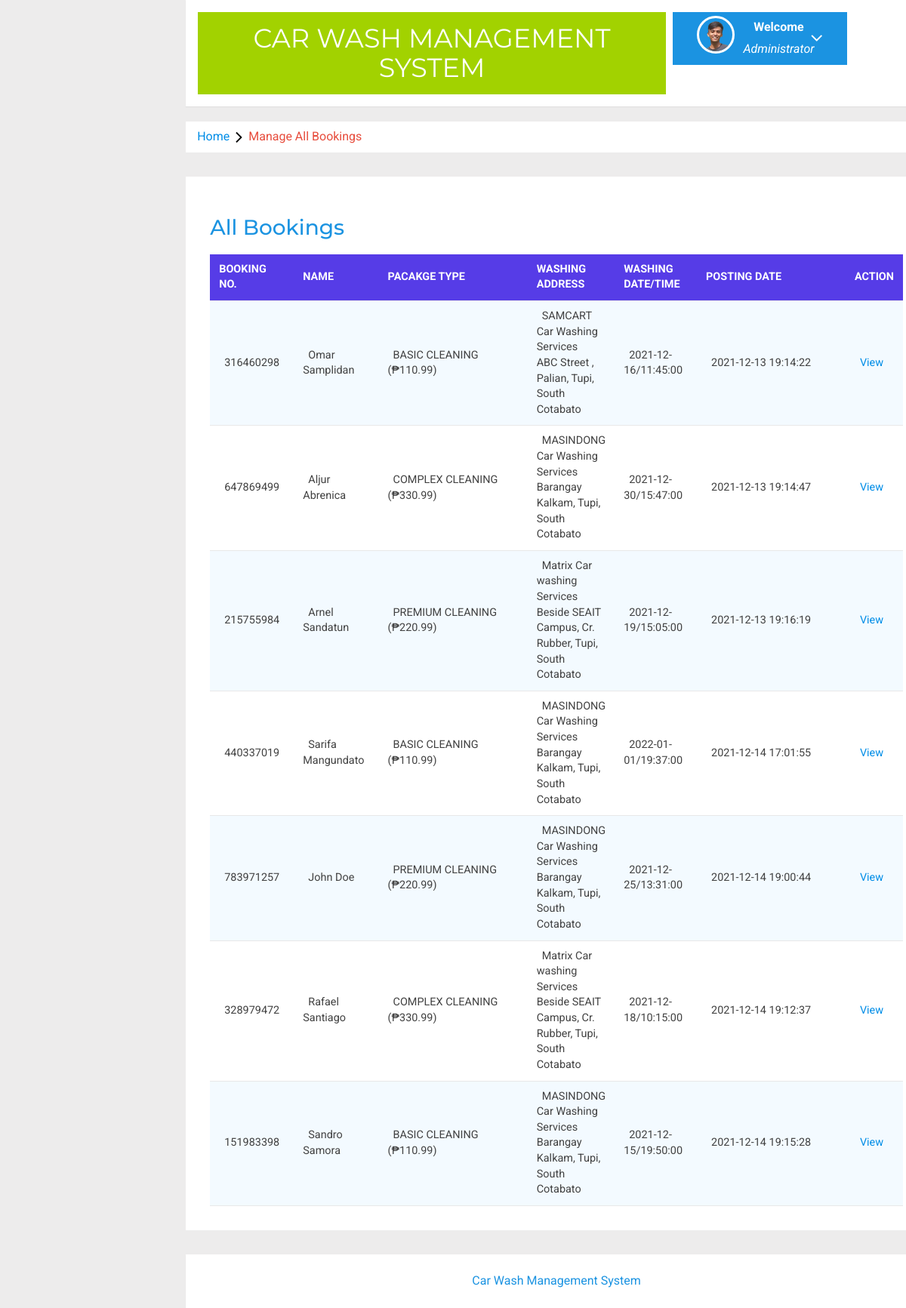
The app's page /admin/all-bookings.php (signed in) with its own data.
### tables this page shows
CREATE TABLE `tblcarwashbooking` (
  `id` int(11) NOT NULL,
  `bookingId` bigint(10) DEFAULT NULL,
  `packageType` varchar(120) DEFAULT NULL,
  `carWashPoint` int(11) DEFAULT NULL,
  `fullName` varchar(150) DEFAULT NULL,
  `mobileNumber` bigint(12) DEFAULT NULL,
  `washDate` date DEFAULT NULL,
  `washTime` time DEFAULT NULL,
  `message` mediumtext DEFAULT NULL,
  `status` varchar(120) DEFAULT NULL,
  `adminRemark` mediumtext DEFAULT NULL,
  `paymentMode` varchar(120) DEFAULT NULL,
  `txnNumber` varchar(120) DEFAULT NULL,
  `postingDate` timestamp NULL DEFAULT current_timestamp(),
  `lastUpdationDate` timestamp NULL DEFAULT NULL ON UPDATE current_timestamp()
);

CREATE TABLE `tblwashingpoints` (
  `id` int(11) NOT NULL,
  `washingPointName` varchar(255) DEFAULT NULL,
  `washingPointAddress` varchar(255) DEFAULT NULL,
  `contactNumber` bigint(20) DEFAULT NULL,
  `creationDate` timestamp NOT NULL DEFAULT current_timestamp()
);

### admin/all-bookings.php (the view, shortened to what this page needs)
<?php
include('includes/config.php');
if(strlen($_SESSION['alogin'])==0)
	{
header('location:index.php');
}
else{
	?>
<!DOCTYPE HTML>
<html>
<head>
<link href="css/bootstrap.min.css" rel='stylesheet' type='text/css' />
<link href="css/style.css" rel='stylesheet' type='text/css' />
<link rel="stylesheet" href="css/morris.css" type="text/css"/>
<link href="css/font-awesome.css" rel="stylesheet">
<link rel="stylesheet" type="text/css" href="css/table-style.css" />
<link rel="stylesheet" type="text/css" href="css/basictable.css" />
<link rel="stylesheet" href="css/icon-font.min.css" type='text/css' />
</head>
<body>
   <div class="page-container">
<div class="left-content">
	   <div class="mother-grid-inner">
				<?php include('includes/header.php');?>
				</div>
<ol class="breadcrumb">
                <li class="breadcrumb-item"><a href="dashboard.php">Home</a><i class="fa fa-angle-right"></i>Manage All Bookings</li>
            </ol>
<div class="agile-grids">
				<div class="agile-tables">
					<div class="w3l-table-info">
					  <h2>All Bookings</h2>
					    <table id="table">
						<thead>
						  <tr>
						  <th>Booking No.</th>
							<th>Name</th>
							<th width="200">Pacakge Type</th>
							<th>Washing Address </th>
							<th>Washing Date/Time </th>
							<th width="200">Posting date </th>
							<th>Action </th>
						  </tr>
						</thead>
						<tbody>
<?php $sql = "SELECT *,tblcarwashbooking.id as bid from tblcarwashbooking
join tblwashingpoints on tblwashingpoints.id=tblcarwashbooking.carWashPoint";
$query = $dbh -> prepare($sql);
$query->execute();
$results=$query->fetchAll(PDO::FETCH_OBJ);
if($query->rowCount() > 0)
{
foreach($results as $result)
{				?>
						  <tr>
							<td><?php echo htmlentities($result->bookingId);?></td>
							<td><?php echo htmlentities($result->fullName);?></td>
								<td width="50">
								<?php $ptype=$result->packageType;
if($ptype==1): echo "BASIC CLEANING (₱110.99)";endif;
if($ptype==2): echo "PREMIUM CLEANING (₱220.99)";endif;
if($ptype==3): echo "COMPLEX CLEANING (₱330.99)";endif;
							?></td>
							<td><?php echo htmlentities($result->washingPointName	);?><br />
							<?php echo htmlentities($result->washingPointAddress);?></td>
							<td><?php echo htmlentities($result->washDate."/".$result->washTime);?></td>
								<td><?php echo htmlentities($result->postingDate);?></td>
<td><a href="booking-details.php?bid=<?php echo htmlentities($result->bid);?>&&bookingid=<?php echo htmlentities($result->bookingId);?>">View</a>
</td>
<?php } ?>
</tr>
						 <?php } else { ?>
						 	<tr>
						 		<td colspan="6" style="color:red;">No Record found</td>
						 	</tr>
						 <?php } ?>
						</tbody>
					  </table>
					</div>
			</div>
<?php include('includes/footer.php');?>
</div>
</div>
							</div>
</body>
</html>
<?php } ?>

### admin/includes/header.php (shortened to what this page needs)
<div class="header-main">
					<div class="logo-w3-agile">
								<h1><a href="dashboard.php">Car Wash Management System</a></h1>
							</div>
						<div class="profile_details w3l">
								<ul>
									<li class="dropdown profile_details_drop">
										<a href="#" class="dropdown-toggle" data-toggle="dropdown" aria-expanded="false">
											<div class="profile_img">
												<span class="prfil-img"><img src="images/User-icon.png" alt=""> </span>
												<div class="user-name">
													<p>Welcome</p>
													<span>Administrator</span>
												</div>
												<i class="fa fa-angle-down"></i>
												<div class="clearfix"></div>
											</div>
										</a>
									</li>
								</ul>
							</div>
				</div>

### admin/includes/footer.php
<div class="copyrights">
	 <p><a href="#">Car Wash Management System</a> </p>
</div>

### admin/css/table-style.css (style rules this page uses)
table { background: white; border-collapse: collapse; margin: 1.25em 0 0; width: 100%; }
table tr, table th, table td { border: none; border-bottom: 1px solid #e8e8e8; font-size: .95em; }
table th, table td { padding: 10px 12px; text-align: left; }
table th { background: #563ce7; color: #fff; text-transform: uppercase; }
table tr td { background: #f3faff; color: #424242; }
table tr:nth-of-type(2n+2) td { background: #ffffff; }
table { width: 100%; }

### records on screen
tblcarwashbooking: bookingId "316460298", fullName "Omar Samplidan", packageType "BASIC CLEANING (₱110.99)", carWashPoint.washingPointName "SAMCART Car Washing Services", carWashPoint.washingPointAddress "ABC Street , Palian, Tupi, South Cotabato", washDate+washTime "2021-12-16/11:45:00", postingDate "2021-12-13 19:14:22"
tblcarwashbooking: bookingId "647869499", fullName "Aljur Abrenica", packageType "COMPLEX CLEANING (₱330.99)", carWashPoint.washingPointName "MASINDONG Car Washing Services", carWashPoint.washingPointAddress "Barangay Kalkam, Tupi, South Cotabato", washDate+washTime "2021-12-30/15:47:00", postingDate "2021-12-13 19:14:47"
tblcarwashbooking: bookingId "215755984", fullName "Arnel Sandatun", packageType "PREMIUM CLEANING (₱220.99)", carWashPoint.washingPointName "Matrix Car washing Services", carWashPoint.washingPointAddress "Beside SEAIT Campus, Cr. Rubber, Tupi, South Cotabato", washDate+washTime "2021-12-19/15:05:00", postingDate "2021-12-13 19:16:19"
tblcarwashbooking: bookingId "440337019", fullName "Sarifa Mangundato", packageType "BASIC CLEANING (₱110.99)", carWashPoint.washingPointName "MASINDONG Car Washing Services", carWashPoint.washingPointAddress "Barangay Kalkam, Tupi, South Cotabato", washDate+washTime "2022-01-01/19:37:00", postingDate "2021-12-14 17:01:55"
tblcarwashbooking: bookingId "783971257", fullName "John Doe", packageType "PREMIUM CLEANING (₱220.99)", carWashPoint.washingPointName "MASINDONG Car Washing Services", carWashPoint.washingPointAddress "Barangay Kalkam, Tupi, South Cotabato", washDate+washTime "2021-12-25/13:31:00", postingDate "2021-12-14 19:00:44"
tblcarwashbooking: bookingId "328979472", fullName "Rafael Santiago", packageType "COMPLEX CLEANING (₱330.99)", carWashPoint.washingPointName "Matrix Car washing Services", carWashPoint.washingPointAddress "Beside SEAIT Campus, Cr. Rubber, Tupi, South Cotabato", washDate+washTime "2021-12-18/10:15:00", postingDate "2021-12-14 19:12:37"
tblcarwashbooking: bookingId "151983398", fullName "Sandro Samora", packageType "BASIC CLEANING (₱110.99)", carWashPoint.washingPointName "MASINDONG Car Washing Services", carWashPoint.washingPointAddress "Barangay Kalkam, Tupi, South Cotabato", washDate+washTime "2021-12-15/19:50:00", postingDate "2021-12-14 19:15:28"
